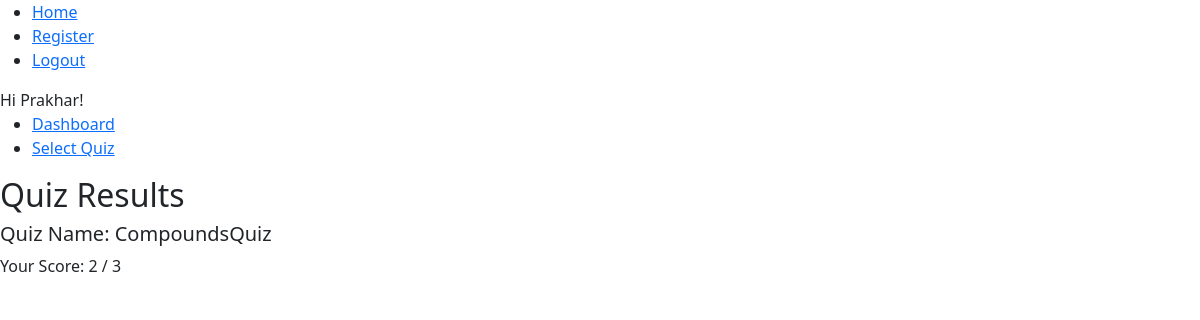
/quiz_results/2 (signed in), run on the app's committed database.
### app/models.py (models this page shows, shortened)
class User(db.Model, UserMixin):
    id = db.Column(db.Integer, primary_key=True)
    username = db.Column(db.String(80), unique=True, nullable= False)
    password_hash = db.Column(db.String(200),nullable=False)
    fullname = db.Column(db.String(100),nullable=False)
    qualification = db.Column(db.String)
    dob = db.Column(db.Date)
    scores = db.relationship('Score', backref = 'user', lazy=True)

class Quiz(db.Model):
    id = db.Column(db.Integer, primary_key=True)
    name = db.Column(db.String(100), nullable=False)
    date_of_quiz = db.Column(db.DateTime)
    time_duration = db.Column(db.Integer, default = 0)
    chapter_id = db.Column(db.Integer,db.ForeignKey('chapter.id'), nullable=False)
    questions = db.relationship('Question', backref='quiz', lazy=True)

class Score(db.Model):
    id = db.Column(db.Integer, primary_key=True)
    total_scored = db.Column(db.Integer, nullable=False)
    timestamp = db.Column(db.DateTime, default=db.func.current_timestamp())
    quiz_id = db.Column(db.Integer,db.ForeignKey('quiz.id'), nullable=False)
    user_id = db.Column(db.Integer, db.ForeignKey('user.id'),nullable=False)

### app/routes.py (the view)
@app.route("/quiz_results/<int:quiz_id>")
@login_required
def quiz_results(quiz_id):
    quiz = Quiz.query.get_or_404(quiz_id)
    score = Score.query.filter_by(
        user_id=current_user.id,
        quiz_id=quiz_id
    ).order_by(Score.id.desc()).first()
    return render_template("user/quiz_results.html", quiz=quiz, score=score)

### app/routes.py (called while the page is built)
@login_manager.user_loader
def load_user(user_id):
    return User.query.get(user_id)

### app/templates/user/quiz_results.html (shortened to what this page needs)
{% extends 'layout.html' %}
{% block content %}
    <h2>Quiz Results</h2>
    <div>
        <h5>Quiz Name: {{quiz.name}} </h5>
        <div>Your Score: {{ score.total_scored }} / {{ quiz.questions|length }}</div>
    </div>
{% endblock %}

### app/templates/layout.html (shortened to what this page needs)
<!doctype html>
<html>
  <head>
    {% block head %}
    <link href="https://cdn.jsdelivr.net/npm/bootstrap@5.3.3/dist/css/bootstrap.min.css" rel="stylesheet">
    <link rel="stylesheet" href="https://cdnjs.cloudflare.com/ajax/libs/font-awesome/6.7.2/css/all.min.css" />
    {% endblock %}
  </head>
  <body>
    <ul>
        <li><a href ="{{url_for('home')}}">Home</a></li>
        <li><a href = "{{url_for('register')}}">Register</a></li>
        {% if current_user.is_authenticated %}
        <li><a href = "{{url_for('logout')}}">Logout</a></li>
        {% else %}
        <li><a href = "{{url_for('login')}}">Login</a></li>
        {% endif %}
    </ul>
    <div id="content">
      {% if current_user.is_authenticated %}
      Hi {{ current_user.fullname }}!
      <ul>
        {% if current_user.username == 'admin@quiz.com' %}
          <li><a href="{{ url_for('admin_dashboard') }}">Admin Dashboard</a></li>
          <li><a href="{{ url_for('dashboard') }}">User Dashboard</a></li>
        {%else%}
          <li><a href="{{ url_for('dashboard') }}">Dashboard</a></li>
        {%endif%}
        <li><a href="{{ url_for('select_quiz') }}">Select Quiz</a></li>
      </ul>
      {% endif %}
        {% block content %}{% endblock %}
    </div>
  </body>
</html>

### data on the page
User: fullname "Prakhar"
Quiz: name "CompoundsQuiz"
Score: total_scored "2"

### other printed values
{{ quiz.questions|length }} "3"
